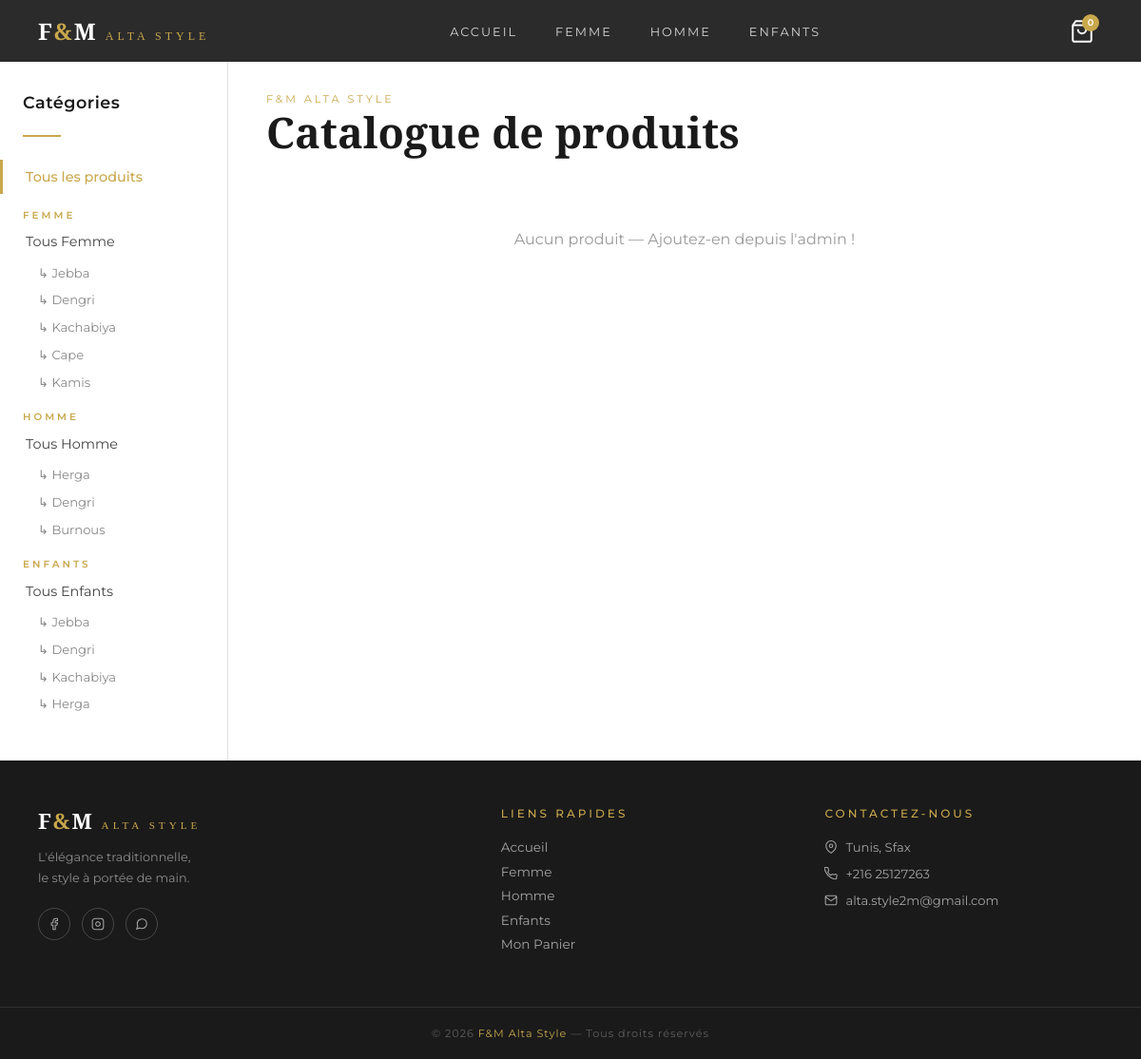
Before: /catalogue/ with the older database file.
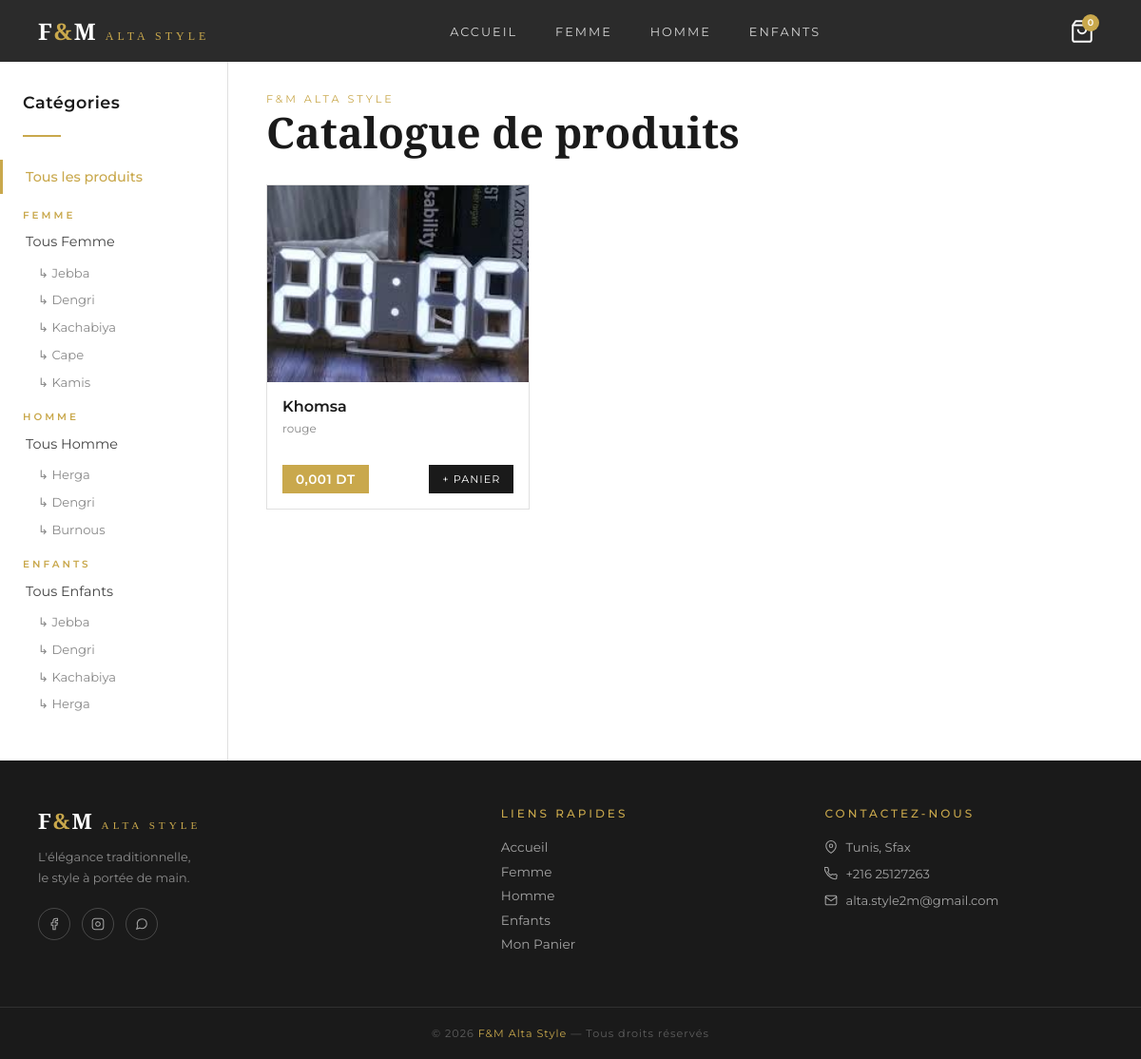
After: the same page with the newer database file.
### boutique/models.py (models this page shows, shortened)
class Produit(models.Model):
    CATEGORIES = [
        ('femme', 'Femme'),
        ('homme', 'Homme'),
        ('enfants', 'Enfants'),
    ]
    SOUS_CATEGORIES = [
        ('jebba_f', 'Jebba Femme'),
        ('dengri_f', 'Dengri Femme'),
        ('kachabiya_f', 'Kachabiya Femme'),
        ('cape', 'Cape'),
        ('kamis_f', 'Kamis Femme'),
        ('herga_h', 'Herga Homme'),
        ('dengri_h', 'Dengri Homme'),
        ('burnous', 'Burnous'),
        ('jebba_e', 'Jebba Enfant'),
        ('dengri_e', 'Dengri Enfant'),
        ('kachabiya_e', 'Kachabiya Enfant'),
        ('herga_e', 'Herga Enfant'),
        ('autre', 'Autre'),
    ]
    nom = models.CharField(max_length=200)
    description = models.TextField()
    prix = models.DecimalField(max_digits=10, decimal_places=3)
    categorie = models.CharField(max_length=50, choices=CATEGORIES)
    sous_categorie = models.CharField(max_length=50, choices=SOUS_CATEGORIES, blank=True, default='')
    image = models.ImageField(upload_to='produits/', blank=True, null=True)
    disponible = models.BooleanField(default=True)
    date_ajout = models.DateTimeField(auto_now_add=True)

### boutique/views.py (the view)
# urls.py: path('catalogue/', views.catalogue, name='catalogue'),
def catalogue(request):
    categorie = request.GET.get('cat', 'all')
    sous_categorie = request.GET.get('sous', '')
    if categorie == 'all':
        produits = Produit.objects.filter(disponible=True)
    elif sous_categorie:
        produits = Produit.objects.filter(disponible=True, categorie=categorie, sous_categorie=sous_categorie)
    else:
        produits = Produit.objects.filter(disponible=True, categorie=categorie)
    return render(request, 'boutique/catalogue.html', {
        'produits': produits,
        'categorie': categorie,
        'sous_categorie': sous_categorie
    })

### boutique/templates/boutique/catalogue.html (shortened to what this page needs)
{% extends 'boutique/base.html' %}
{% block content %}
<div class="page-wrapper">
  <aside class="sidebar">
    <p class="sidebar-title">Catégories</p>
    <hr class="sidebar-divider">
    <a href="/catalogue/" class="sidebar-link {% if categorie == 'all' %}active{% endif %}">Tous les produits</a>
    <p class="sidebar-section">Femme</p>
    <a href="/catalogue/?cat=femme" class="sidebar-link {% if categorie == 'femme' and not sous_categorie %}active{% endif %}">Tous Femme</a>
    <a href="/catalogue/?cat=femme&sous=jebba_f" class="sidebar-sublink {% if sous_categorie == 'jebba_f' %}active{% endif %}">↳ Jebba</a>
    <a href="/catalogue/?cat=femme&sous=dengri_f" class="sidebar-sublink {% if sous_categorie == 'dengri_f' %}active{% endif %}">↳ Dengri</a>
    <a href="/catalogue/?cat=femme&sous=kachabiya_f" class="sidebar-sublink {% if sous_categorie == 'kachabiya_f' %}active{% endif %}">↳ Kachabiya</a>
    <a href="/catalogue/?cat=femme&sous=cape" class="sidebar-sublink {% if sous_categorie == 'cape' %}active{% endif %}">↳ Cape</a>
    <a href="/catalogue/?cat=femme&sous=kamis_f" class="sidebar-sublink {% if sous_categorie == 'kamis_f' %}active{% endif %}">↳ Kamis</a>
    <p class="sidebar-section">Homme</p>
    <a href="/catalogue/?cat=homme" class="sidebar-link {% if categorie == 'homme' and not sous_categorie %}active{% endif %}">Tous Homme</a>
    <a href="/catalogue/?cat=homme&sous=herga_h" class="sidebar-sublink {% if sous_categorie == 'herga_h' %}active{% endif %}">↳ Herga</a>
    <a href="/catalogue/?cat=homme&sous=dengri_h" class="sidebar-sublink {% if sous_categorie == 'dengri_h' %}active{% endif %}">↳ Dengri</a>
    <a href="/catalogue/?cat=homme&sous=burnous" class="sidebar-sublink {% if sous_categorie == 'burnous' %}active{% endif %}">↳ Burnous</a>
    <p class="sidebar-section">Enfants</p>
    <a href="/catalogue/?cat=enfants" class="sidebar-link {% if categorie == 'enfants' and not sous_categorie %}active{% endif %}">Tous Enfants</a>
    <a href="/catalogue/?cat=enfants&sous=jebba_e" class="sidebar-sublink {% if sous_categorie == 'jebba_e' %}active{% endif %}">↳ Jebba</a>
    <a href="/catalogue/?cat=enfants&sous=dengri_e" class="sidebar-sublink {% if sous_categorie == 'dengri_e' %}active{% endif %}">↳ Dengri</a>
    <a href="/catalogue/?cat=enfants&sous=kachabiya_e" class="sidebar-sublink {% if sous_categorie == 'kachabiya_e' %}active{% endif %}">↳ Kachabiya</a>
    <a href="/catalogue/?cat=enfants&sous=herga_e" class="sidebar-sublink {% if sous_categorie == 'herga_e' %}active{% endif %}">↳ Herga</a>
  </aside>
  <div class="main-content">
    <div class="main-header">
      <small>F&M Alta Style</small>
      <h2>Catalogue de produits</h2>
    </div>
    <div class="products-grid">
      {% for produit in produits %}
      <div class="product-card" onclick="window.location='/produit/{{ produit.id }}/'">
        <div class="prod-img">
          {% if produit.image %}
          <img src="{{ produit.image.url }}" alt="{{ produit.nom }}">
          {% else %}🥻{% endif %}
        </div>
        <div class="prod-body">
          <p class="prod-name">{{ produit.nom }}</p>
          <p class="prod-desc">{{ produit.description|truncatewords:12 }}</p>
        </div>
        <div class="prod-footer">
          <span class="prod-price">{{ produit.prix }} DT</span>
          <button class="add-btn" onclick="event.stopPropagation();window.location='/produit/{{ produit.id }}/'">
            + Panier
          </button>
        </div>
      </div>
      {% empty %}
      <p style="color:#999;grid-column:1/-1;padding:3rem;text-align:center">
        Aucun produit — Ajoutez-en depuis l'admin !
      </p>
      {% endfor %}
    </div>
  </div>
</div>
{% endblock %}

Changed rows visible on the page:
added Produit: image (picture), nom "Khomsa", description "rouge", prix "0,001"
Other visible differences:
text no longer shown: "Aucun produit — Ajoutez-en depuis l'admin !"
